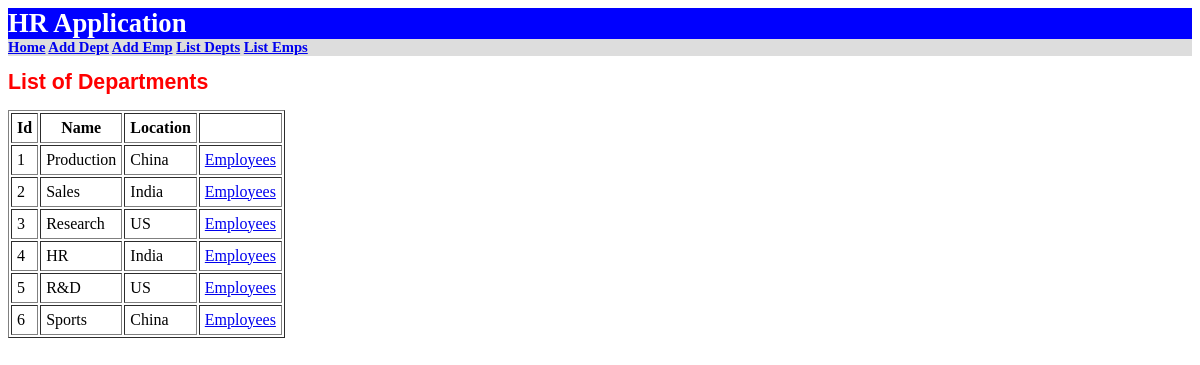
The page /demo/orm/list_dept/ on the database as committed earlier.
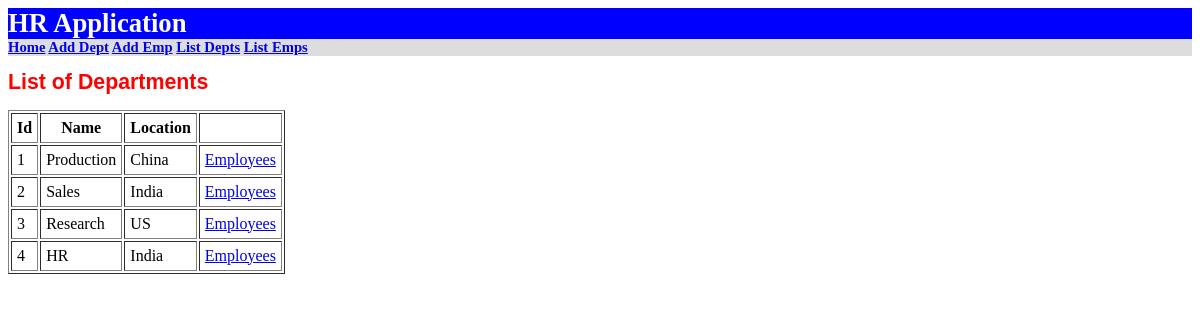
The same page on the database as committed later.
### demo/models.py (models this page shows, shortened)
class Department(models.Model):
    name = models.CharField(max_length=30)
    location = models.CharField(max_length=30)
    class Meta:
        db_table = 'Departments'

### demo/orm_views.py (the view)
# urls.py: path('list_dept/', list_dept),
def list_dept(request):
    depts = Department.objects.all()
    return render(request, 'demo/orm/list_dept.html', {"depts": depts})

### demo/templates/demo/orm/list_dept.html
{% extends 'demo/orm/master.html' %}
{% block title %}List of Departments {% endblock %}
{% block body %}
<table cellpadding="5pt" border="1">
    <tr>
        <th>Id</th>
        <th>Name</th>
        <th>Location</th>
        <th></th>
    </tr>
    {% for d in depts %}
    <tr>
        <td> {{ d.id }}</td>
        <td> {{ d.name }}</td>
        <td> {{ d.location }}</td>
        <td> <a href="/demo/orm/empbydept/{{d.id}}">Employees</a> </td>
    </tr>
    {% endfor %}
</table>
{% endblock %}

Rows that differ between the two databases and show on the page:
removed Department: id "5", name "R&D", location "US"
removed Department: id "6", name "Sports", location "China"
